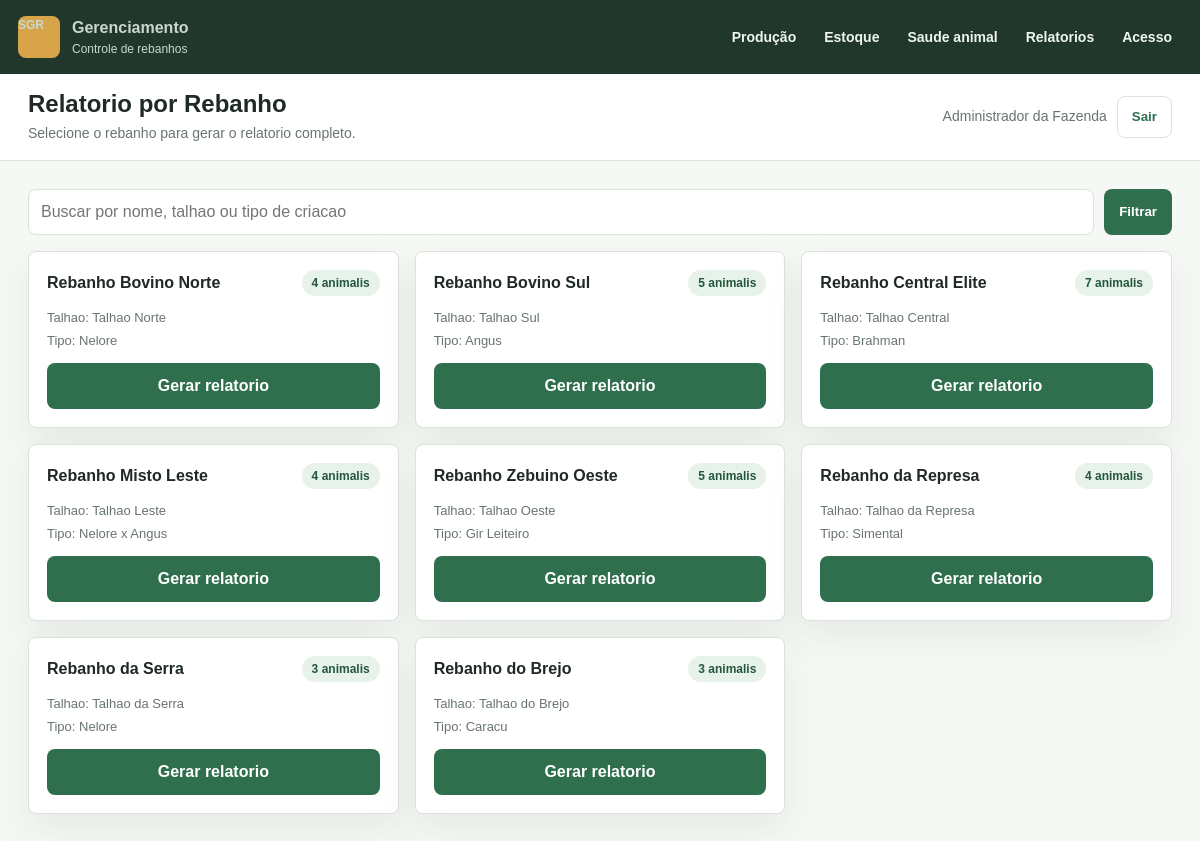
/relatorios/rebanho/ (signed in), run on the app's committed database.
### rebanho/models.py (models this page shows, shortened)
class Usuario(AbstractUser):
    class TipoUsuario(models.TextChoices):
        ADMIN = 'ADMIN', 'Admin'
        USUARIO = 'USUARIO', 'Usuario'
    id_usuario = models.BigAutoField(primary_key=True)
    nome = models.CharField(max_length=150)
    email = models.EmailField(unique=True)
    tipo_usuario = models.CharField(
        max_length=20,
        choices=TipoUsuario.choices,
        default=TipoUsuario.USUARIO,
    )
    permissao = models.TextField(blank=True)
    data_cadastro = models.DateTimeField(auto_now_add=True)
    REQUIRED_FIELDS = ['nome', 'email']
    class Meta:
        verbose_name = 'Usuario'
        verbose_name_plural = 'Usuarios'
        ordering = ['nome']

class RegistroBase(models.Model):
    data_cadastro = models.DateTimeField(auto_now_add=True)
    ativo = models.BooleanField(default=True)
    class Meta:
        abstract = True

class Rebanho(RegistroBase):
    id_rebanho = models.BigAutoField(primary_key=True)
    talhao = models.OneToOneField(
        Talhao,
        on_delete=models.PROTECT,
        related_name='rebanho',
    )
    nome = models.CharField(max_length=120)
    tipo_criacao = models.CharField(max_length=80)
    observacoes = models.TextField(blank=True)
    @property
    def quantidade_animais(self):
        return self.animais.count()
    class Meta:
        verbose_name = 'Rebanho'
        verbose_name_plural = 'Rebanhos'
        ordering = ['nome']

class Talhao(RegistroBase):
    id_talhao = models.BigAutoField(primary_key=True)
    nome = models.CharField(max_length=120)
    localizacao = models.CharField(max_length=180)
    capacidade = models.PositiveIntegerField(default=0)
    area_total = models.DecimalField(max_digits=10, decimal_places=2, default=0)
    observacoes = models.TextField(blank=True)
    class Meta:
        verbose_name = 'Talhao'
        verbose_name_plural = 'Talhoes'
        ordering = ['nome']

### rebanho/views.py (the view)
# urls.py: path('relatorios/rebanho/', views.RelatorioRebanhoSelecionarView.as_view(), name='relatorio_rebanho_selecionar'),
class RelatorioRebanhoSelecionarView(LoginRequiredMixin, ListView):
    model = Rebanho
    template_name = 'rebanho/relatorios/rebanho_selecionar.html'
    context_object_name = 'rebanhos'
    def get_queryset(self):
        qs = Rebanho.objects.select_related('talhao').filter(ativo=True).order_by('nome')
        busca = self.request.GET.get('q', '').strip()
        if busca:
            qs = qs.filter(
                Q(nome__icontains=busca) |
                Q(tipo_criacao__icontains=busca) |
                Q(talhao__nome__icontains=busca)
            )
        return qs
    def get_context_data(self, **kwargs):
        context = super().get_context_data(**kwargs)
        context['busca'] = self.request.GET.get('q', '')
        return context

### templates/rebanho/relatorios/rebanho_selecionar.html (shortened to what this page needs)
{% extends "base.html" %}
{% block page_title %}Relatorio por Rebanho{% endblock %}
{% block page_subtitle %}Selecione o rebanho para gerar o relatorio completo.{% endblock %}
{% block content %}
  <section class="section">
    <form class="toolbar" method="get">
      <div class="search-form">
        <input class="input" type="search" name="q" value="{{ busca }}" placeholder="Buscar por nome, talhao ou tipo de criacao" autofocus>
        <button class="button" type="submit">Filtrar</button>
      </div>
    </form>
    <div class="grid grid-3">
      {% for rebanho in rebanhos %}
        <article class="card rebanho-card">
          <div class="rebanho-card-header">
            <strong>{{ rebanho.nome }}</strong>
            <span class="badge">{{ rebanho.quantidade_animais }} animal{{ rebanho.quantidade_animais|pluralize:"is" }}</span>
          </div>
          <div class="rebanho-card-meta">
            <span>Talhao: {{ rebanho.talhao.nome }}</span>
            <span>Tipo: {{ rebanho.tipo_criacao }}</span>
          </div>
          <a class="button" href="{% url 'relatorio_rebanho' rebanho.id_rebanho %}">Gerar relatorio</a>
        </article>
      {% empty %}
        <div class="card">
          <div class="empty-state">Nenhum rebanho ativo cadastrado.</div>
        </div>
      {% endfor %}
    </div>
  </section>
{% endblock %}

### templates/base.html (shortened to what this page needs)
<!DOCTYPE html>
<html lang="pt-br">
<head>
</head>
<body>
  <div class="app-shell">
    <aside class="sidebar">
      <a class="brand" href="{% url 'dashboard' %}">
        <span class="brand-mark">SGR</span>
        <span>
          <strong>Gerenciamento</strong>
          <span>Controle de rebanhos</span>
        </span>
      </a>
      <nav aria-label="Menu principal">
        <div class="menu-group">
          <button class="menu-group-trigger" type="button">Produção</button>
        </div>
        <div class="menu-group">
          <button class="menu-group-trigger" type="button">Estoque</button>
        </div>
        <div class="menu-group">
          <button class="menu-group-trigger" type="button">Saude animal</button>
        </div>
        <div class="menu-group">
          <button class="menu-group-trigger" type="button">Relatorios</button>
        </div>
        <div class="menu-group">
          <button class="menu-group-trigger" type="button">Acesso</button>
        </div>
      </nav>
    </aside>
    <main class="main">
      <header class="topbar">
        <div class="page-title">
          <h1>{% block page_title %}Painel{% endblock %}</h1>
          <p>{% block page_subtitle %}Acompanhe animais, estoque, alimentacao e sanidade.{% endblock %}</p>
        </div>
        <div class="user-menu">
          <span>{{ request.user.nome|default:request.user.username }}</span>
          <form method="post" action="{% url 'logout' %}">
            <button class="button secondary" type="submit">Sair</button>
          </form>
        </div>
      </header>
      <section class="content">
        {% block content %}{% endblock %}
      </section>
    </main>
  </div>
</body>
</html>

### templates/base.html (style rules this page uses)
:root { --bg: #f6f8f5; --surface: #ffffff; --surface-muted: #eef4ec; --text: #1f2a24; --muted: #68756d; --line: #d9e3d7; --primary: #2f6f4e; --primary-dark: #24573d; --accent: #b8792d; --danger: #b84a3d; --radius: 8px; --shadow: 0 16px 36px rgba(42, 61, 48, 0.08); }
* { box-sizing: border-box; }
body { margin: 0; background: var(--bg); color: var(--text); font-family: Arial, Helvetica, sans-serif; line-height: 1.5; }
a { color: inherit; text-decoration: none; }
.app-shell { min-height: 100vh; display: flex; flex-direction: column; }
.sidebar { background: #21372b; color: #f7fbf7; padding: 16px 18px; position: sticky; top: 0; z-index: 10; display: flex; align-items: center; justify-content: space-between; gap: 16px; flex-wrap: wrap; }
.brand { display: flex; align-items: center; gap: 12px; padding: 0; border-bottom: 0; margin: 0; }
.brand-mark { width: 42px; height: 42px; border-radius: var(--radius); background: #d7a44a; display: grid; place-items: center; color: #21372b; font-weight: 700; }
.brand strong { display: block; font-size: 16px; }
.brand span { display: block; color: #c9d8ce; font-size: 12px; }
nav[aria-label="Menu principal"] { display: flex; align-items: center; flex-wrap: wrap; gap: 8px; margin-left: auto; }
.menu-group { position: relative; }
.menu-group-trigger { border: 0; background: transparent; color: #eef6f0; display: inline-flex; align-items: center; gap: 8px; min-height: 36px; padding: 8px 10px; border-radius: var(--radius); cursor: pointer; font: inherit; font-size: 14px; font-weight: 700; }
.main { min-width: 0; }
.topbar { min-height: 72px; display: flex; align-items: center; justify-content: space-between; gap: 16px; padding: 16px 28px; background: var(--surface); border-bottom: 1px solid var(--line); }
.page-title h1 { margin: 0; font-size: 24px; line-height: 1.2; }
.page-title p { margin: 4px 0 0; color: var(--muted); font-size: 14px; }
.user-menu { display: flex; align-items: center; gap: 10px; white-space: nowrap; color: var(--muted); font-size: 14px; }
.content { padding: 28px; }
.section { margin-bottom: 28px; }
.grid { display: grid; gap: 16px; }
.grid-3 { grid-template-columns: repeat(3, minmax(0, 1fr)); }
.card { background: var(--surface); border: 1px solid var(--line); border-radius: var(--radius); box-shadow: var(--shadow); padding: 18px; }
.toolbar { display: flex; align-items: center; justify-content: space-between; gap: 12px; flex-wrap: wrap; margin-bottom: 16px; }
.search-form { display: flex; gap: 10px; flex: 1 1 360px; }
.input, .select, .textarea { width: 100%; min-height: 42px; border: 1px solid var(--line); border-radius: var(--radius); background: #fff; color: var(--text); padding: 10px 12px; font: inherit; }
.button { display: inline-flex; align-items: center; justify-content: center; gap: 8px; min-height: 42px; border: 1px solid transparent; border-radius: var(--radius); padding: 10px 14px; background: var(--primary); color: #fff; font-weight: 700; cursor: pointer; }
.button.secondary { background: #fff; color: var(--primary); border-color: var(--line); }
.badge { display: inline-flex; align-items: center; min-height: 26px; border-radius: 999px; padding: 4px 10px; background: #e6f2ea; color: var(--primary-dark); font-size: 12px; font-weight: 700; }

### templates/rebanho/relatorios/rebanho_selecionar.html (style rules this page uses)
.rebanho-card { display: flex; flex-direction: column; gap: 12px; }
.rebanho-card-header { display: flex; align-items: center; justify-content: space-between; gap: 8px; }
.rebanho-card-header strong { font-size: 16px; }
.rebanho-card-meta { display: flex; flex-direction: column; gap: 4px; color: var(--muted); font-size: 13px; }

### data on the page
Usuario: user.nome "Administrador da Fazenda"
Rebanho: nome "Rebanho Bovino Norte", quantidade_animais "4", talhao.nome "Talhao Norte", tipo_criacao "Nelore"
Rebanho: nome "Rebanho Bovino Sul", quantidade_animais "5", talhao.nome "Talhao Sul", tipo_criacao "Angus"
Rebanho: nome "Rebanho Central Elite", quantidade_animais "7", talhao.nome "Talhao Central", tipo_criacao "Brahman"
Rebanho: nome "Rebanho Misto Leste", quantidade_animais "4", talhao.nome "Talhao Leste", tipo_criacao "Nelore x Angus"
Rebanho: nome "Rebanho Zebuino Oeste", quantidade_animais "5", talhao.nome "Talhao Oeste", tipo_criacao "Gir Leiteiro"
Rebanho: nome "Rebanho da Represa", quantidade_animais "4", talhao.nome "Talhao da Represa", tipo_criacao "Simental"
Rebanho: nome "Rebanho da Serra", quantidade_animais "3", talhao.nome "Talhao da Serra", tipo_criacao "Nelore"
Rebanho: nome "Rebanho do Brejo", quantidade_animais "3", talhao.nome "Talhao do Brejo", tipo_criacao "Caracu"
